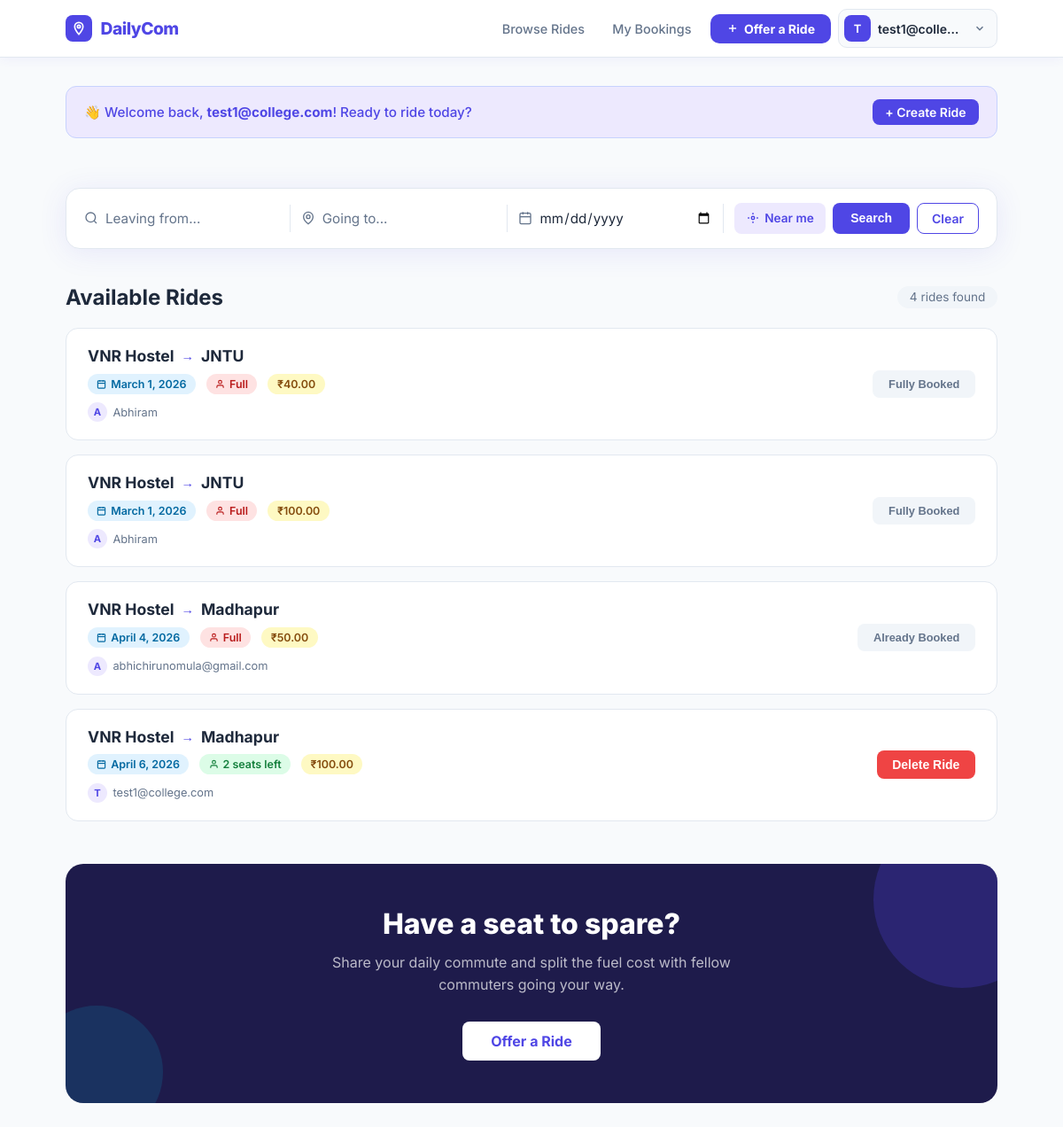
The app's page / (signed in), older data.
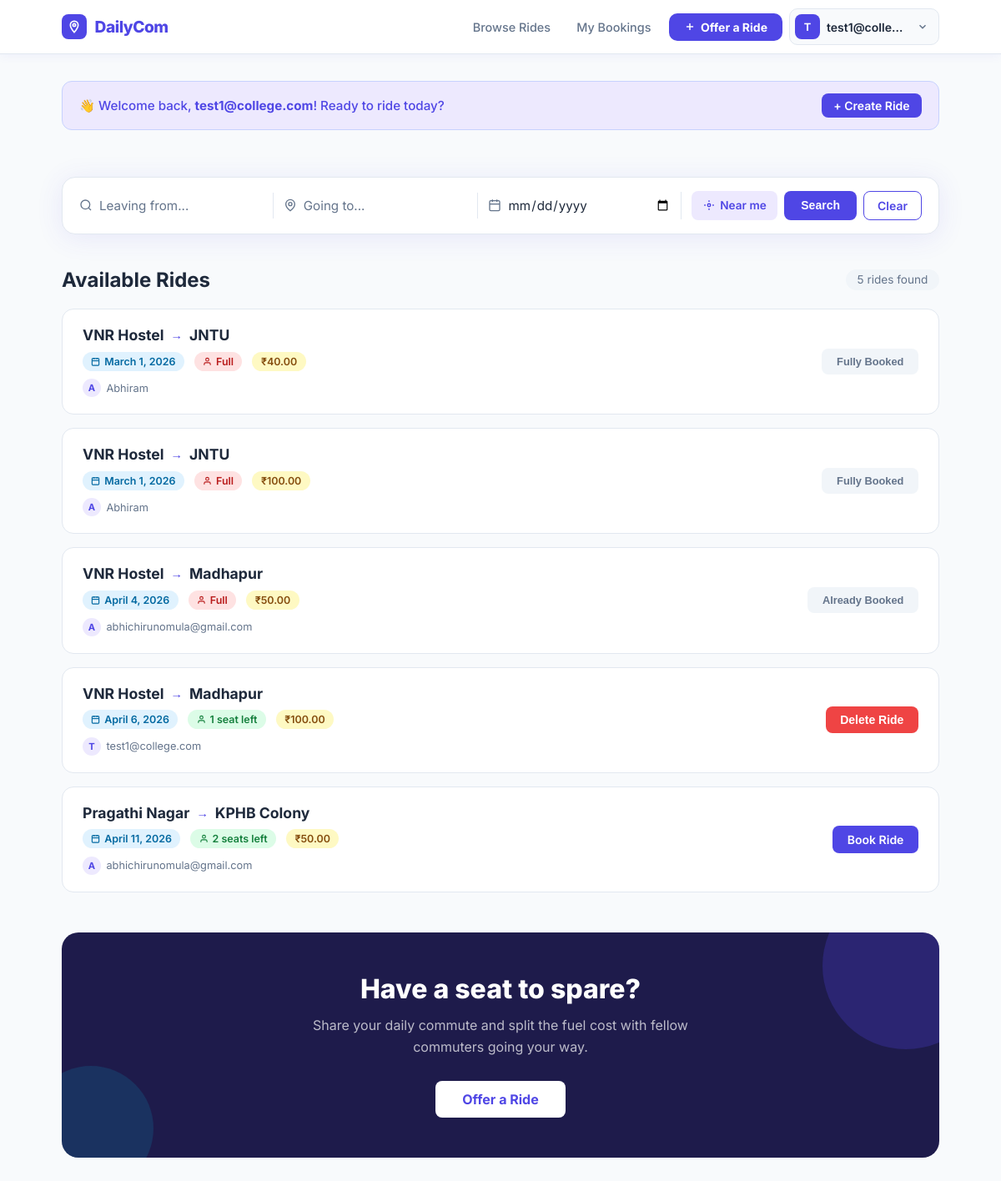
The same page, newer data.
### rides/models.py (models this page shows, shortened)
class Ride(models.Model):
    driver = models.ForeignKey(User, on_delete=models.CASCADE)
    source = models.CharField(max_length=100)
    destination = models.CharField(max_length=100)
    date = models.DateField()
    seats_available = models.IntegerField()
    price = models.DecimalField(max_digits=6, decimal_places=2)

### rides/views.py (the view)
# urls.py: path('', views.home, name='home'),
def home(request):
    rides = Ride.objects.all()
    source = request.GET.get('source', '').strip()
    destination = request.GET.get('destination', '').strip()
    date = request.GET.get('date', '').strip()
    if source:
        rides = rides.filter(source__icontains=source)
    if destination:
        rides = rides.filter(destination__icontains=destination)
    if date:
        rides = rides.filter(date=date)
    booked_rides = []
    if request.user.is_authenticated:
        booked_rides = Booking.objects.filter(
            user=request.user
        ).values_list('ride_id', flat=True)
    return render(request, 'home.html', {
        'rides': rides,
        'booked_rides': booked_rides,
        'source': source,
        'destination': destination,
        'date': date,
    })

### templates/home.html (shortened to what the changed rows need)
{% extends "base.html" %}
{% block content %}
{% if user.is_authenticated %}
<div class="dc-section-header">
  <h2>Available Rides</h2>
  {% if rides %}
  <span class="dc-ride-count">{{ rides|length }} ride{{ rides|length|pluralize }} found</span>
  {% endif %}
</div>
{% if rides %}
<div class="dc-rides-grid">
  {% for ride in rides %}
  <div class="dc-ride-card">
    <div class="dc-ride-left">
      <div class="dc-ride-route">
        {{ ride.source }}
        <span class="dc-ride-route-arrow">→</span>
        {{ ride.destination }}
      </div>
      <div class="dc-ride-meta">
        <span class="dc-badge dc-badge-date">
          <svg width="11" height="11" viewBox="0 0 24 24" fill="none" stroke="currentColor" stroke-width="2.5"><rect x="3" y="4" width="18" height="18" rx="2"/><line x1="16" y1="2" x2="16" y2="6"/><line x1="8" y1="2" x2="8" y2="6"/><line x1="3" y1="10" x2="21" y2="10"/></svg>
          {{ ride.date }}
        </span>
        <span class="dc-badge {% if ride.seats_available > 0 %}dc-badge-seats-ok{% else %}dc-badge-seats-no{% endif %}">
          <svg width="11" height="11" viewBox="0 0 24 24" fill="none" stroke="currentColor" stroke-width="2.5"><path d="M20 21v-2a4 4 0 0 0-4-4H8a4 4 0 0 0-4 4v2"/><circle cx="12" cy="7" r="4"/></svg>
          {% if ride.seats_available > 0 %}{{ ride.seats_available }} seat{{ ride.seats_available|pluralize }} left{% else %}Full{% endif %}
        </span>
        <span class="dc-badge dc-badge-price">
  ₹{{ ride.price }}
</span>
      </div>
      <div class="dc-ride-driver">
        <span class="dc-driver-avatar">{{ ride.driver.username|first|upper }}</span>
        {{ ride.driver.username }}
      </div>
    </div>
    <div class="dc-ride-action">
      {% if user.is_authenticated %}
        {% if ride.driver == user %}
          <form method="POST" action="{% url 'delete_ride' ride.id %}">
            <button type="submit" class="btn btn-danger"
              onclick="return confirm('Delete this ride? All bookings will be removed.')">
              Delete Ride
            </button>
          </form>
        {% elif ride.id in booked_rides %}
          <button class="btn btn-booked" disabled>Already Booked</button>
        {% elif ride.seats_available > 0 %}
          <a href="{% url 'book_ride' ride.id %}" class="btn btn-primary">Book Ride</a>
        {% else %}
          <button class="btn btn-booked" disabled>Fully Booked</button>
        {% endif %}
      {% else %}
        <a href="{% url 'login' %}" class="btn btn-outline">Login to Book</a>
      {% endif %}
    </div>
  </div>
  {% endfor %}
</div>
{% endif %}
{% if user.is_authenticated %}
<div class="dc-cta">
  <h2>Have a seat to spare?</h2>
</div>
{% else %}
<div class="dc-cta">
  <h2>Share your ride. Cut your costs.</h2>
  <p>Join DailyCom and start sharing your daily commute with people going your way.</p>
  <a href="{% url 'signup' %}" class="btn btn-white" style="padding:.75rem 2rem; font-size:1rem;">Join for Free</a>
</div>
{% endif %}
{% endif %}
{% endblock %}

Row changes from the older to the newer data that the page shows:
changed Ride "April 6, 2026": seats_available "2" → "1"
added Ride: source "Pragathi Nagar", destination "KPHB Colony", date "April 11, 2026", seats_available "2", price "50.00", driver.username|first "A", driver.username "abhichirunomula@gmail.com", shows "Book Ride"
Text that changed along with them:
{{ rides|length }}: "4" → "5"
